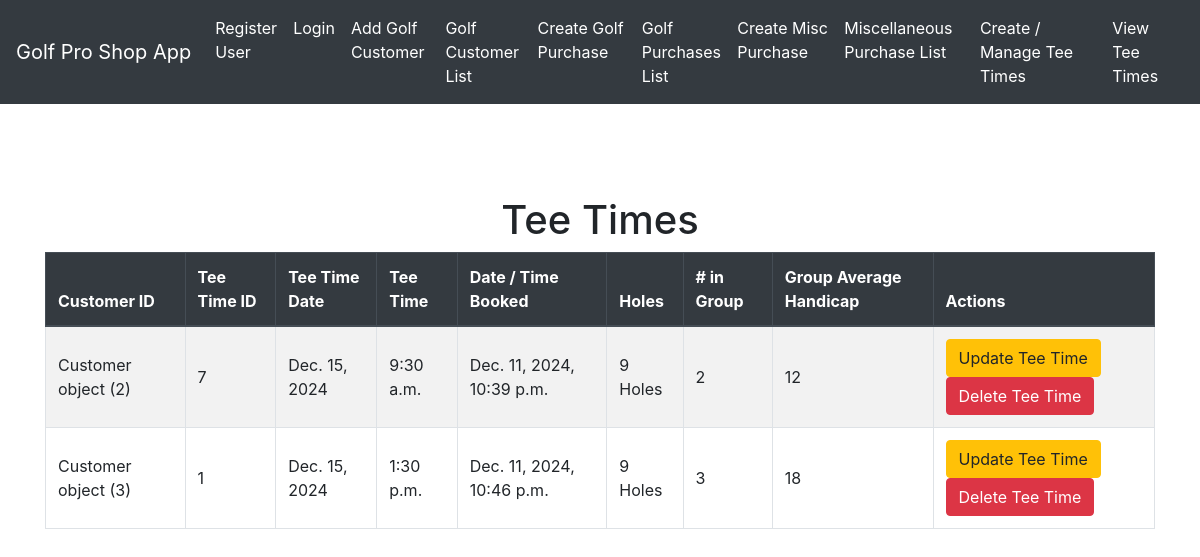
The app's page /teetimes/, older data.
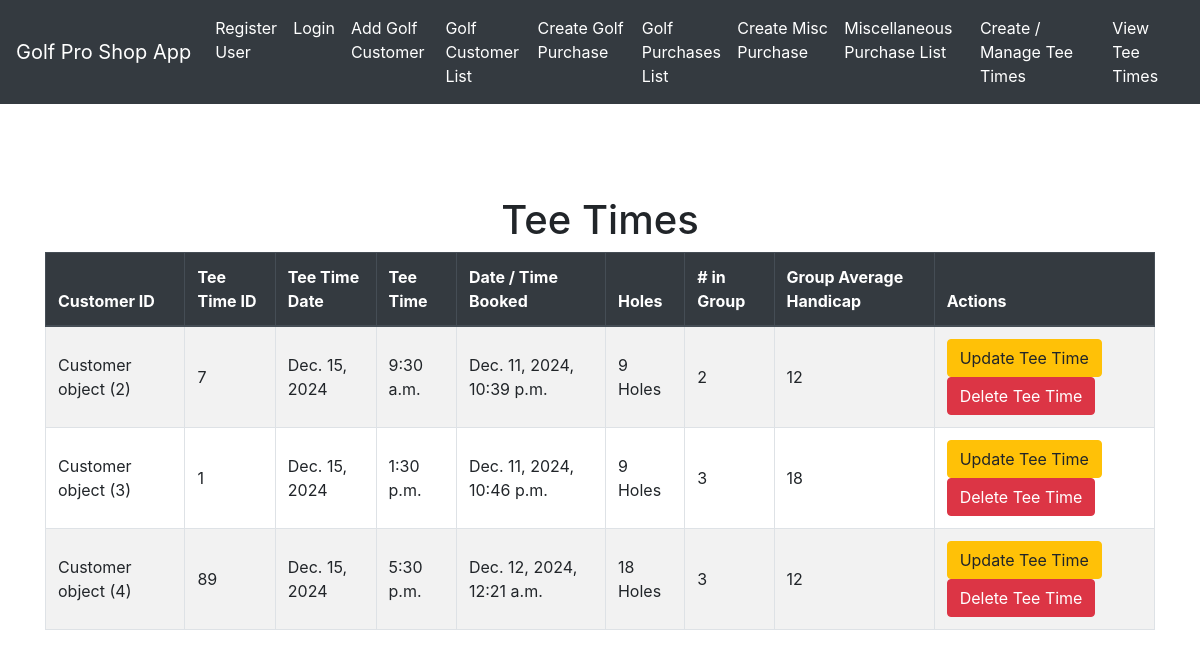
The same page, newer data.
### golfproapp/models.py (models this page shows)
class Golf_Data(models.Model):
    customer_id = models.ForeignKey(Customer, on_delete=models.CASCADE)
    tee_time_id=models.IntegerField(default=1, unique=True)
    golf_date = models.DateField()
    tee_time = models.TimeField()
    datetime = models.DateTimeField(default=timezone.now)
    hole_choices = [
                  ('9','9 Holes'),
                  ('18','18 Holes')
    ]
    holes = models.CharField(max_length=2, choices=hole_choices, default=('18','18 Holes'))
    no_in_party = models.PositiveIntegerField(default=4)
    avg_grp_hcp = models.PositiveIntegerField(default=26)

class Customer(models.Model):
    customer_id = models.AutoField(primary_key=True)
    golferchoice=[('Y','Yes'),('N','No'),]
    gchoice = models.CharField(max_length=1, choices=golferchoice, default='Y')
    fname = models.TextField(max_length=15, default="First Name")
    lname = models.TextField(max_length=20, default="Last Name")
    g_phone = models.CharField(default="555-867-5309", max_length=15)
    g_email = models.CharField(default="bob.smith@aol.com", max_length=30)

### golfproapp/views.py (the view)
# urls.py: path('teetimes/',views.tee_time_list_view.as_view(), name = 'tee_time_list'),
class tee_time_list_view(ListView):
    model = Golf_Data
    template_name = 'golfproapp/tee_times_list.html'
    context_object_name='golf_data_object_list'
    def get_queryset(self):
        queryset = super().get_queryset()
        return queryset

### golfproapp/templates/golfproapp/tee_times_list.html (shortened to what this page needs)
{% extends "golfproapp/layout.html" %}
{% block content %}
<br>
<br>
<br>
<h1 class="text-center">Tee Times</h1>
    <table class="table table-bordered table-striped ">
        <thead class="thead-dark">
            <tr>
                <th>Customer ID</th>
                <th>Tee Time ID</th>
                <th>Tee Time Date</th>
                <th>Tee Time</th>
                <th>Date / Time Booked</th>
                <th>Holes</th>
                <th># in Group</th>
                <th>Group Average Handicap</th>
                <th>Actions</th>
            </tr>
        </thead>
        <tbody>
            {% for tee_time in object_list %}
            <tr>
                <td>{{ tee_time.customer_id }} </td>
                <td>{{ tee_time.tee_time_id }} </td>
                <td>{{ tee_time.golf_date }} </td>
                <td>{{ tee_time.tee_time }} </td>
                <td>{{ tee_time.datetime }} </td>
                <td>{{ tee_time.get_holes_display }} </td>
                <td>{{ tee_time.no_in_party }} </td>
                <td>{{ tee_time.avg_grp_hcp }} </td>
                <td>
                    <a href="{% url 'tee_time_update' tee_time.tee_time_id %}" class="btn btn-warning" >Update Tee Time</a>
                    <a href="{% url 'tee_time_delete' tee_time.tee_time_id %}" class="btn btn-danger" >Delete Tee Time</a>
                </td>
            </tr>
            {% endfor %}
        </tbody>
    </table>
{% endblock %}

Row changes from the older to the newer data that the page shows:
added Golf_Data: customer_id "Customer object (4)", tee_time_id "89", golf_date "Dec. 15, 2024", tee_time "5:30 p.m.", datetime "Dec. 12, 2024, 12:21 a.m.", holes "18 Holes", no_in_party "3", avg_grp_hcp "12"
